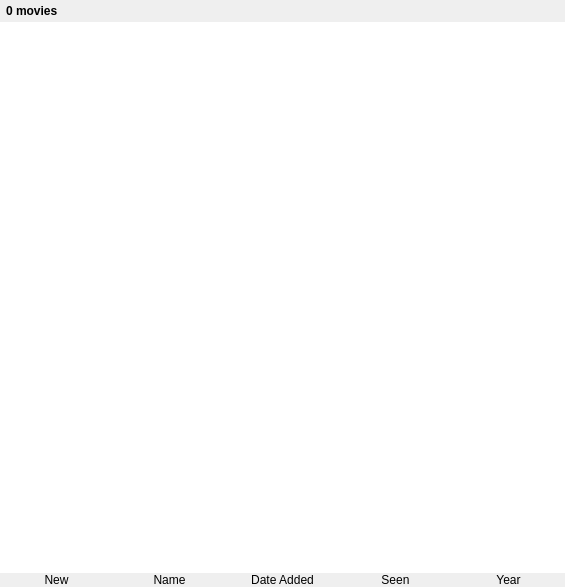
<?xml version="1.0" encoding="UTF-8"?>
<ui version="4.0">
 <class>MovieFilesWidget</class>
 <widget class="QWidget" name="MovieFilesWidget">
  <property name="geometry">
   <rect>
    <x>0</x>
    <y>0</y>
    <width>565</width>
    <height>587</height>
   </rect>
  </property>
  <layout class="QVBoxLayout" name="verticalLayout">
   <property name="spacing">
    <number>0</number>
   </property>
   <property name="leftMargin">
    <number>0</number>
   </property>
   <property name="topMargin">
    <number>0</number>
   </property>
   <property name="rightMargin">
    <number>0</number>
   </property>
   <property name="bottomMargin">
    <number>0</number>
   </property>
   <item>
    <widget class="QWidget" name="widget_2" native="true">
     <property name="font">
      <font>
       <pointsize>9</pointsize>
      </font>
     </property>
     <layout class="QVBoxLayout" name="verticalLayout_2">
      <property name="leftMargin">
       <number>6</number>
      </property>
      <property name="topMargin">
       <number>4</number>
      </property>
      <property name="rightMargin">
       <number>6</number>
      </property>
      <property name="bottomMargin">
       <number>4</number>
      </property>
      <item>
       <widget class="QLabel" name="statusLabel">
        <property name="font">
         <font>
          <weight>75</weight>
          <bold>true</bold>
         </font>
        </property>
        <property name="text">
         <string notr="true">0 movies</string>
        </property>
        <property name="alignment">
         <set>Qt::AlignLeading|Qt::AlignLeft|Qt::AlignVCenter</set>
        </property>
       </widget>
      </item>
     </layout>
    </widget>
   </item>
   <item>
    <widget class="MyTableView" name="files">
     <property name="minimumSize">
      <size>
       <width>200</width>
       <height>0</height>
      </size>
     </property>
     <property name="mouseTracking">
      <bool>true</bool>
     </property>
     <property name="contextMenuPolicy">
      <enum>Qt::CustomContextMenu</enum>
     </property>
     <property name="frameShape">
      <enum>QFrame::NoFrame</enum>
     </property>
     <property name="editTriggers">
      <set>QAbstractItemView::NoEditTriggers</set>
     </property>
     <property name="alternatingRowColors">
      <bool>true</bool>
     </property>
     <property name="selectionMode">
      <enum>QAbstractItemView::ExtendedSelection</enum>
     </property>
     <property name="selectionBehavior">
      <enum>QAbstractItemView::SelectRows</enum>
     </property>
     <property name="showGrid">
      <bool>false</bool>
     </property>
     <property name="sortingEnabled">
      <bool>true</bool>
     </property>
     <property name="useSearchOverlay" stdset="0">
      <bool>true</bool>
     </property>
     <attribute name="horizontalHeaderVisible">
      <bool>false</bool>
     </attribute>
     <attribute name="verticalHeaderVisible">
      <bool>false</bool>
     </attribute>
     <attribute name="verticalHeaderDefaultSectionSize">
      <number>22</number>
     </attribute>
     <attribute name="verticalHeaderMinimumSectionSize">
      <number>22</number>
     </attribute>
    </widget>
   </item>
   <item>
    <widget class="QWidget" name="sortLabelWidget" native="true">
     <layout class="QHBoxLayout" name="hlayoutSortLabelWidget" stretch="0,0,0,0,0">
      <property name="spacing">
       <number>0</number>
      </property>
      <property name="leftMargin">
       <number>0</number>
      </property>
      <property name="topMargin">
       <number>0</number>
      </property>
      <property name="rightMargin">
       <number>0</number>
      </property>
      <property name="bottomMargin">
       <number>0</number>
      </property>
      <item>
       <widget class="MyLabel" name="sortByNew">
        <property name="cursor">
         <cursorShape>PointingHandCursor</cursorShape>
        </property>
        <property name="text">
         <string>New</string>
        </property>
        <property name="alignment">
         <set>Qt::AlignCenter</set>
        </property>
        <property name="active" stdset="0">
         <bool>true</bool>
        </property>
       </widget>
      </item>
      <item>
       <widget class="MyLabel" name="sortByName">
        <property name="cursor">
         <cursorShape>PointingHandCursor</cursorShape>
        </property>
        <property name="text">
         <string>Name</string>
        </property>
        <property name="alignment">
         <set>Qt::AlignCenter</set>
        </property>
        <property name="active" stdset="0">
         <bool>false</bool>
        </property>
       </widget>
      </item>
      <item>
       <widget class="MyLabel" name="sortByLastAdded">
        <property name="cursor">
         <cursorShape>PointingHandCursor</cursorShape>
        </property>
        <property name="text">
         <string>Date Added</string>
        </property>
        <property name="alignment">
         <set>Qt::AlignCenter</set>
        </property>
        <property name="active" stdset="0">
         <bool>false</bool>
        </property>
       </widget>
      </item>
      <item>
       <widget class="MyLabel" name="sortBySeen">
        <property name="cursor">
         <cursorShape>PointingHandCursor</cursorShape>
        </property>
        <property name="text">
         <string>Seen</string>
        </property>
        <property name="alignment">
         <set>Qt::AlignCenter</set>
        </property>
        <property name="active" stdset="0">
         <bool>false</bool>
        </property>
       </widget>
      </item>
      <item>
       <widget class="MyLabel" name="sortByYear">
        <property name="cursor">
         <cursorShape>PointingHandCursor</cursorShape>
        </property>
        <property name="text">
         <string>Year</string>
        </property>
        <property name="alignment">
         <set>Qt::AlignCenter</set>
        </property>
        <property name="active" stdset="0">
         <bool>false</bool>
        </property>
       </widget>
      </item>
     </layout>
    </widget>
   </item>
  </layout>
 </widget>
 <customwidgets>
  <customwidget>
   <class>MyLabel</class>
   <extends>QLabel</extends>
   <header>ui/small_widgets/MyLabel.h</header>
  </customwidget>
  <customwidget>
   <class>MyTableView</class>
   <extends>QTableView</extends>
   <header>ui/small_widgets/MyTableView.h</header>
  </customwidget>
 </customwidgets>
 <resources/>
 <connections/>
 <slots>
  <signal>movieSelected(Movie*)</signal>
  <signal>noMovieSelected()</signal>
 </slots>
</ui>
